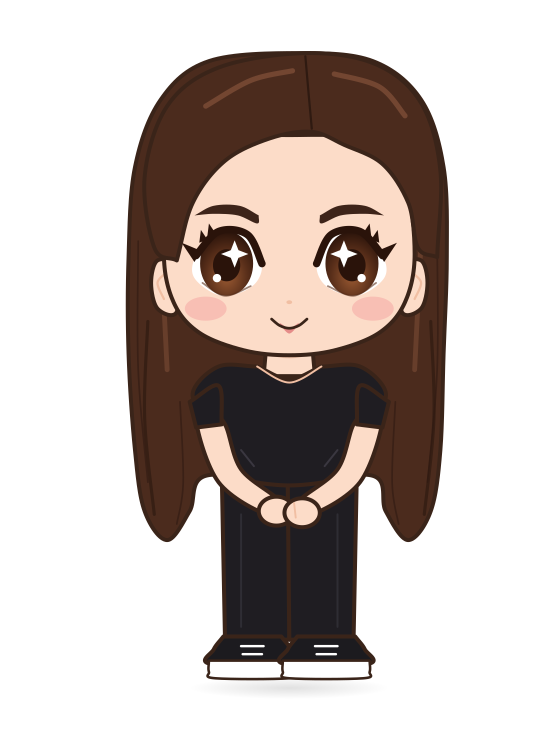
#> input picture chibi/chibi_her.png, 1080 x 1466 px (shown at 1/2 size)
$ python measure_face.py chibi_her.png
#> lines starting #> are read from the running program, lines starting #| are printed output that depends on the picture
"""Measure the chibi reference (girl on the left of the 4-mouth sheet) and save the face geometry.

    python chibi/measure_face.py sheet.webp            # -> chibi/ref/measured_eyes.json

Eye globes are circles fitted to the lower outline; lash lines and brows are traced outlines (lightly
smoothed, then simplified to a few dozen points), so the drawing follows the reference exactly.
Coordinates are pixels of the reference sheet.
"""
import json
import os
import sys

import cv2
import numpy as np

HERE = os.path.dirname(os.path.abspath(__file__))
DARK = 330          # r+g+b below this = liner / iris / brow


def fit_circle(pts):
    x, y = pts[:, 0].astype(float), pts[:, 1].astype(float)
    cx, cy, c = np.linalg.lstsq(np.c_[2 * x, 2 * y, np.ones(len(x))], x ** 2 + y ** 2, rcond=None)[0]
    return cx, cy, float(np.sqrt(c + cx ** 2 + cy ** 2))


# [13 lines left out: function traced, not called in this run]


def main(path):
#> called with path = 'chibi_her.png'
    im = cv2.cvtColor(cv2.imread(path), cv2.COLOR_BGR2RGB).astype(int)
    S = im.sum(2)
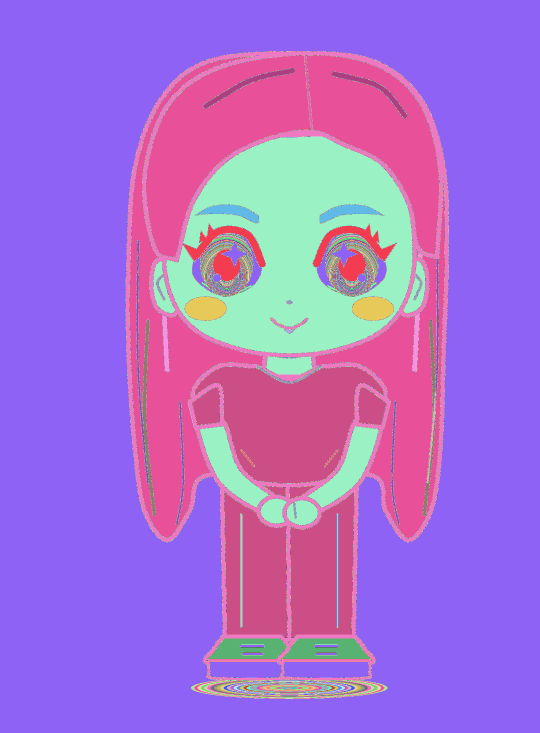
#> S: shape (1466, 1080) int64 (shown at 1/2 size); 694 distinct labels, from 70 to 765; one colour per label, 0 black
    out = {}
    for name, (x0, x1) in {"right": (80, 165), "left": (212, 305)}.items():      # her right eye = viewer's left
        y0, y1 = 360, 455
        rgb, sub = im[y0:y1, x0:x1], S[y0:y1, x0:x1]
        white, dark = rgb.min(2) > 215, sub < DARK
        globe = cv2.morphologyEx((white | dark).astype(np.uint8), cv2.MORPH_CLOSE, np.ones((3, 3), np.uint8))
        cnts, _ = cv2.findContours(globe, cv2.RETR_EXTERNAL, cv2.CHAIN_APPROX_NONE)
        c = max(cnts, key=cv2.contourArea)[:, 0, :] + [x0, y0]
        ymid = c[:, 1].min() + (c[:, 1].max() - c[:, 1].min()) * .4
        ecx, ecy, er = fit_circle(c[c[:, 1] > ymid])
        # iris: rows in the lower half, where only iris (no liner) is dark -> half-widths -> ellipse
        rows = []
        for y in range(int(ecy) + 7, int(ecy + er) - 2):
            xs = np.arange(x0, x1)
            d = np.where((S[y, x0:x1] < DARK) & ((xs - ecx) ** 2 + (y - ecy) ** 2 < (er - 2) ** 2))[0]
            if len(d):
                rows.append((y, d.min() + x0, d.max() + x0))
        rows = np.array(rows, float)
        bottom = rows[-1, 0] + 2
        icx = float(np.median((rows[:, 1] + rows[:, 2]) / 2))
        irx = float(rows[:3, 2].mean() - rows[:3, 1].mean()) / 2
        iry = 32.0 * er / 34.5
        icy = bottom - iry
        yy, xx = np.mgrid[y0:y1, x0:x1]
        outside = (xx - ecx) ** 2 + (yy - ecy) ** 2 > (er - 3) ** 2
        liner = traced(dark & outside & (yy < ecy + er * .2), (x0, y0), 0.7, 0.45)
        out[f"{name}_eye"] = dict(circle=[round(ecx, 1), round(ecy, 1), round(er, 1)],
                                  iris=[round(icx, 1), round(icy, 1), round(irx, 1), round(iry, 1)],
                                  liner=liner)
#> this loop made 1 pass
#> (ymid, cx in fit_circle, cy in fit_circle, ecx, ecy, er) on pass 1: (397.6, 122, 419.4, 122, 419.4, 44.16)
#> after the loop, out = 0 items
    for name, (x0, x1) in {"right": (89, 170), "left": (205, 300)}.items():
        y0, y1 = 344, 375
        out[f"{name}_brow"] = traced(S[y0:y1, x0:x1] < DARK, (x0, y0), 1.2, 0.5)
    os.makedirs(os.path.join(HERE, "ref"), exist_ok=True)
    with open(os.path.join(HERE, "ref", "measured_eyes.json"), "w") as fh:
        json.dump(out, fh, indent=1)
    print(json.dumps({k: (v if "brow" in k else {a: b for a, b in v.items() if a != "liner"}) for k, v in out.items()}))


# [65 lines left out: functions girl_offsets, measure_face, not called in this run]


if __name__ == "__main__":
#> (the run stopped early here; a loop or call above may not have finished)
